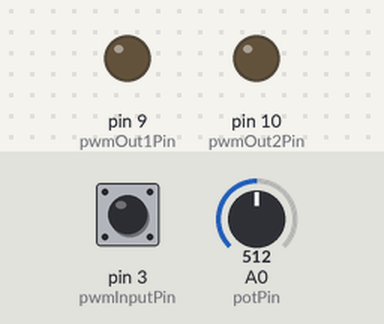
Bench run of a sketch on a simulated Arduino Uno, built with avr-gcc and run on an emulated ATmega328P. Parts: output pins drawn as LEDs (lit = HIGH). The inputs (shaded band) are chosen by the test bench; at power-on: A0 (potPin) = 512, pin 3 (pwmInputPin) LOW.

Above: at 1.2 s.
1.3 s: A0 (potPin) set to 122
At 3.2 s:
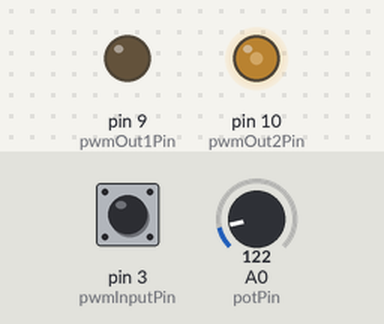
3.5 s: A0 (potPin) set to 0
At 5.2 s:
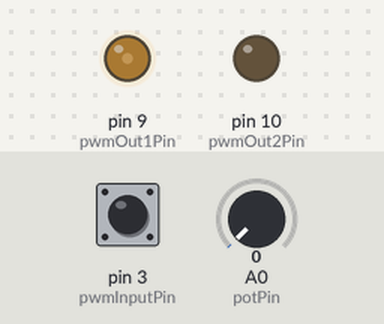
5.5 s: A0 (potPin) set to 265
At 6.4 s:
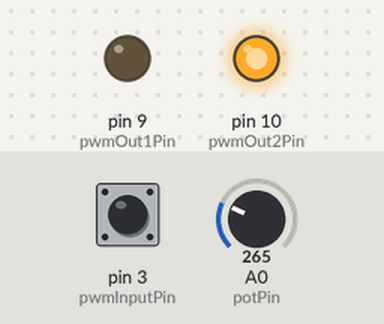
7.6 s: pin 3 (pwmInputPin) pulsed HIGH 5 times (0.12 s each, 0.3 s apart)
At 9.7 s:
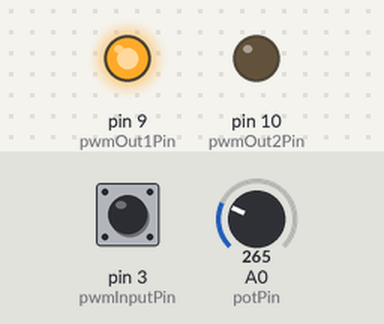
10.6 s: A0 (potPin) set to 716
At 11.8 s:
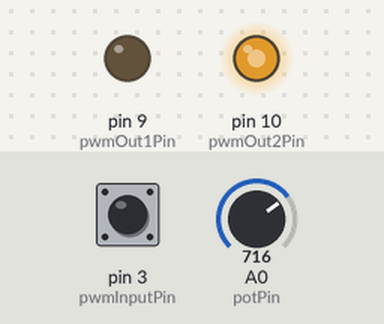
12.3 s: A0 (potPin) set to 900
At 14.0 s:
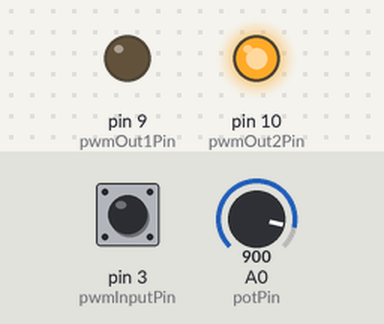
Timing chart, 0 to 15.4 s (numbered marks = the images above; inputs shaded):
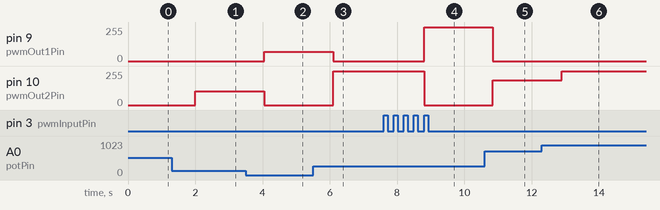

Measured:
- after the input at 1.3 s, pin 10 (pwmOut2Pin): 0/255 → 102/255 after 0.70 s
- after the input at 3.5 s, pin 9 (pwmOut1Pin): 0/255 → 69/255 after 0.55 s; pin 10 (pwmOut2Pin): 102/255 → 0/255 after 0.55 s
- after the input at 5.5 s, pin 9 (pwmOut1Pin): 69/255 → 0/255 after 0.60 s; pin 10 (pwmOut2Pin): 0/255 → 255/255 after 0.60 s
- after the input at 7.6 s, pin 9 (pwmOut1Pin): 0/255 → 255/255 after 1.2 s; pin 10 (pwmOut2Pin): 255/255 → 0/255 after 1.2 s
- after the input at 10.6 s, pin 9 (pwmOut1Pin): 255/255 → 0/255 after 0.25 s; pin 10 (pwmOut2Pin): 0/255 → 186/255 after 0.25 s
- after the input at 12.3 s, pin 10 (pwmOut2Pin): 186/255 → 255/255 after 0.60 s

The sketch:

DRIVER_VERIN.ino
```cpp
#define feedMinValue 50           // Valeur analog limite haute
#define feedMaxValue 585          // Valeur analog limite haute
#define minPWM 50                 // PWM min moteur

#define Kp 3                      // Gain du correcteur P
#define errorMargin 5            // MArger d'erreur

const int pwmInputPin = 3;       // PWM d'entrée (D3)
const int pwmOut1Pin = 9;        // PWM sens horaire (D9)
const int pwmOut2Pin = 10;       // PWM sens antihoraire (D10)
const int potPin = A0;           // Position (A0)

unsigned long pwmInputHighTime;  // Durée du signal haut
unsigned long pwmInputPeriod;    // Période
int targetPosition = 0;          // Position cible
int actualPosition = 0;          // Position réelle

int positionMin = 0;  // Limite basse en position
int positionMax = 255;  // Limite haute en position
int marginPot = 0; // augmenter pour reduire plagfe


void setup() {
  pinMode(pwmInputPin, INPUT);
  pinMode(pwmOut1Pin, OUTPUT);
  pinMode(pwmOut2Pin, OUTPUT);
  //Serial.begin(9600);
}

void loop() {

  // ----------------------- Gestion de la consigne -----------------------------

  pwmInputHighTime = pulseIn(pwmInputPin, HIGH);
  pwmInputPeriod = pwmInputHighTime + pulseIn(pwmInputPin, LOW);

  if (pwmInputPeriod > 0) {
    targetPosition = constrain(map(pwmInputHighTime, 1000, 2000, 0, 255),0,255);
  }

  // ----------------------- Gestion de la position -----------------------------

  actualPosition = analogRead(potPin);
  actualPosition = map(actualPosition, feedMinValue, feedMaxValue, 0, 255);

  int error = targetPosition - actualPosition;

  // ----------------------- Commande -------------------------------------------

  if (abs(error) <= errorMargin) {
    analogWrite(pwmOut1Pin, 0);
    analogWrite(pwmOut2Pin, 0);
  }
  else {
    if (error > 0) {
      int pwmValue = constrain(Kp * map(error, 0, 255, 0, 255), 0, 255);
      pwmValue = max(pwmValue, minPWM);
      analogWrite(pwmOut1Pin, pwmValue);
      analogWrite(pwmOut2Pin, 0);
    }
    else if (error < 0) {
      int pwmValue = constrain(Kp * map(-error, 0, 255, 0, 255), 0, 255);
      pwmValue = max(pwmValue, minPWM);
      analogWrite(pwmOut1Pin, 0);
      analogWrite(pwmOut2Pin, pwmValue);
    }
  }

  // ----------------------- Debogage -------------------------------------------

  // Serial.print("Position cible: ");
  // Serial.print(targetPosition);
  // Serial.print(" Position réelle: ");
  // Serial.print(actualPosition);
  // Serial.print(" Erreur: ");
  // Serial.println(error);

  delay(50);
}
```
